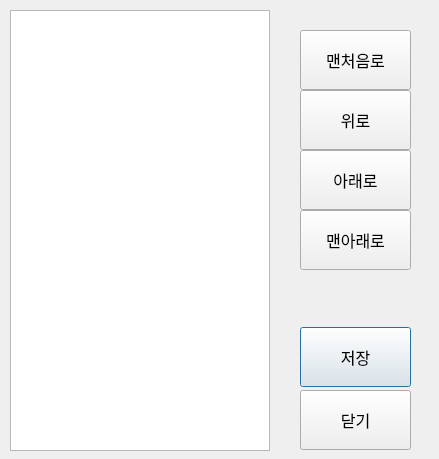
<?xml version="1.0" encoding="UTF-8"?>
<ui version="4.0">
 <class>EpsOrder</class>
 <widget class="QDialog" name="EpsOrder">
  <property name="geometry">
   <rect>
    <x>0</x>
    <y>0</y>
    <width>439</width>
    <height>459</height>
   </rect>
  </property>
  <property name="windowTitle">
   <string>Dialog</string>
  </property>
  <widget class="QPushButton" name="ok">
   <property name="geometry">
    <rect>
     <x>300</x>
     <y>327</y>
     <width>111</width>
     <height>60</height>
    </rect>
   </property>
   <property name="font">
    <font>
     <pointsize>12</pointsize>
    </font>
   </property>
   <property name="text">
    <string>저장</string>
   </property>
  </widget>
  <widget class="QPushButton" name="cancel">
   <property name="geometry">
    <rect>
     <x>300</x>
     <y>390</y>
     <width>111</width>
     <height>60</height>
    </rect>
   </property>
   <property name="font">
    <font>
     <pointsize>12</pointsize>
    </font>
   </property>
   <property name="text">
    <string>닫기</string>
   </property>
  </widget>
  <widget class="QPushButton" name="top">
   <property name="geometry">
    <rect>
     <x>300</x>
     <y>30</y>
     <width>111</width>
     <height>60</height>
    </rect>
   </property>
   <property name="font">
    <font>
     <pointsize>12</pointsize>
    </font>
   </property>
   <property name="text">
    <string>맨처음로</string>
   </property>
  </widget>
  <widget class="QPushButton" name="up">
   <property name="geometry">
    <rect>
     <x>300</x>
     <y>90</y>
     <width>111</width>
     <height>60</height>
    </rect>
   </property>
   <property name="font">
    <font>
     <pointsize>12</pointsize>
    </font>
   </property>
   <property name="text">
    <string>위로</string>
   </property>
  </widget>
  <widget class="QPushButton" name="down">
   <property name="geometry">
    <rect>
     <x>300</x>
     <y>150</y>
     <width>111</width>
     <height>60</height>
    </rect>
   </property>
   <property name="font">
    <font>
     <pointsize>12</pointsize>
    </font>
   </property>
   <property name="text">
    <string>아래로</string>
   </property>
  </widget>
  <widget class="QPushButton" name="bottom">
   <property name="geometry">
    <rect>
     <x>300</x>
     <y>210</y>
     <width>111</width>
     <height>60</height>
    </rect>
   </property>
   <property name="font">
    <font>
     <pointsize>12</pointsize>
    </font>
   </property>
   <property name="text">
    <string>맨아래로</string>
   </property>
  </widget>
  <widget class="QTableWidget" name="tableWidget">
   <property name="geometry">
    <rect>
     <x>10</x>
     <y>10</y>
     <width>260</width>
     <height>441</height>
    </rect>
   </property>
   <property name="font">
    <font>
     <pointsize>12</pointsize>
    </font>
   </property>
   <property name="columnCount">
    <number>1</number>
   </property>
   <attribute name="horizontalHeaderVisible">
    <bool>false</bool>
   </attribute>
   <attribute name="horizontalHeaderDefaultSectionSize">
    <number>259</number>
   </attribute>
   <attribute name="verticalHeaderVisible">
    <bool>false</bool>
   </attribute>
   <column/>
  </widget>
 </widget>
 <resources/>
 <connections>
  <connection>
   <sender>cancel</sender>
   <signal>clicked()</signal>
   <receiver>EpsOrder</receiver>
   <slot>reject()</slot>
   <hints>
    <hint type="sourcelabel">
     <x>355</x>
     <y>419</y>
    </hint>
    <hint type="destinationlabel">
     <x>219</x>
     <y>229</y>
    </hint>
   </hints>
  </connection>
 </connections>
</ui>
